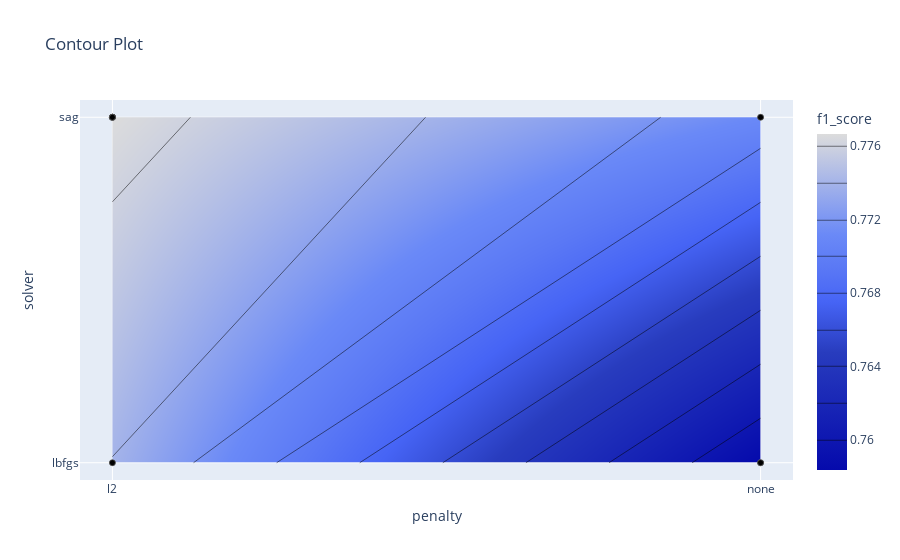

Source (notebook cell):
### Markdown cell above
График контура отношений гиперпараметров

### Code cell
optuna.visualization.plot_contour(study, params=["penalty", "solver"],
                                  target_name="f1_score")

### Figure 1 — Plotly figure (JSON) as saved in the notebook; plotly's stock layout.template omitted (floating-point values rounded to 4 significant figures)
{"data": [{"colorbar": {"title": {"text": "f1_score"}}, "colorscale": [[0, "rgb(5,10,172)"], [0.35, "rgb(40,60,190)"], [0.5, "rgb(70,100,245)"], [0.6, "rgb(90,120,245)"], [0.7, "rgb(106,137,247)"], [1, "rgb(220,220,220)"]], "connectgaps": true, "contours": {"coloring": "heatmap"}, "hoverinfo": "none", "line": {"smoothing": 1.3}, "reversescale": false, "type": "contour", "x": ["l2", "none"], "y": ["lbfgs", "sag"], "z": [[0.774, 0.7584], [0.7767, 0.7712]]}, {"marker": {"color": "black", "line": {"color": "Grey", "width": 0.5}}, "mode": "markers", "showlegend": false, "type": "scatter", "x": ["none", "l2", "none", "none", "l2", "none", "none", "l2", "l2", "l2", "l2", "l2", "l2", "l2", "l2", "l2", "l2", "l2", "l2", "l2"], "y": ["sag", "sag", "lbfgs", "sag", "lbfgs", "lbfgs", "lbfgs", "sag", "lbfgs", "sag", "sag", "sag", "sag", "sag", "sag", "sag", "sag", "sag", "sag", "sag"]}], "layout": {"title": {"text": "Contour Plot"}, "xaxis": {"range": [-0.05, 1.05], "title": {"text": "penalty"}, "type": "category"}, "yaxis": {"range": [-0.05, 1.05], "title": {"text": "solver"}, "type": "category"}}}
